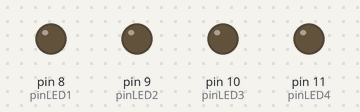
This sketch was run on a simulated Arduino Uno, built with avr-gcc and run on an emulated ATmega328P. Parts: output pins drawn as LEDs (lit = HIGH).

Above: at 0.5 s.
At 1.5 s:
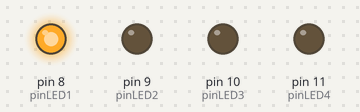
At 2.5 s:
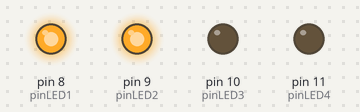
At 3.5 s:
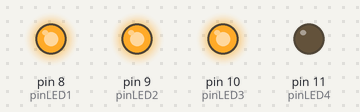
At 4.5 s:
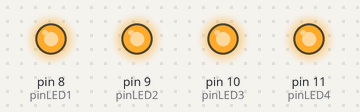
Timing chart, 0 to 6.5 s (numbered marks = the images above):
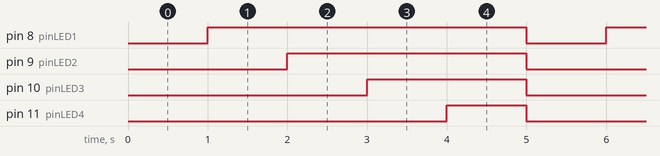

The sketch:

26.ino
```cpp
const int pinLED1 = 8;
const int pinLED2 = 9;
const int pinLED3 = 10;
const int pinLED4 = 11;

void setup() {
pinMode(pinLED1, OUTPUT);
pinMode(pinLED2, OUTPUT);
pinMode(pinLED3, OUTPUT);
pinMode(pinLED4, OUTPUT);
}

void loop() {
digitalWrite(pinLED1, LOW);
digitalWrite(pinLED2, LOW);
digitalWrite(pinLED3, LOW);
digitalWrite(pinLED4, LOW);
delay(1000);
digitalWrite(pinLED1, HIGH);
delay(1000);
digitalWrite(pinLED2, HIGH);
delay(1000);
digitalWrite(pinLED3, HIGH);
delay(1000);
digitalWrite(pinLED4, HIGH);
delay(1000);
}
```

Measured:
- by itself, pin 8 (pinLED1): alternates HIGH for 4.0 s and LOW for 1.0 s
- by itself, pin 9 (pinLED2): alternates HIGH for 3.0 s and LOW for 2.0 s
- by itself, pin 10 (pinLED3): alternates HIGH for 2.0 s and LOW for 3.0 s
- by itself, pin 11 (pinLED4): alternates HIGH for 1.0 s and LOW for 4.0 s
